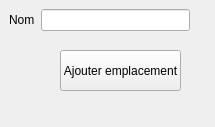
<?xml version="1.0" encoding="UTF-8"?>
<ui version="4.0">
 <class>Form</class>
 <widget class="QWidget" name="Form">
  <property name="geometry">
   <rect>
    <x>0</x>
    <y>0</y>
    <width>215</width>
    <height>127</height>
   </rect>
  </property>
  <property name="windowTitle">
   <string>EMplacement</string>
  </property>
  <widget class="QWidget" name="formLayoutWidget">
   <property name="geometry">
    <rect>
     <x>9</x>
     <y>9</y>
     <width>181</width>
     <height>41</height>
    </rect>
   </property>
   <layout class="QFormLayout" name="formLayout">
    <item row="0" column="0">
     <widget class="QLabel" name="label">
      <property name="text">
       <string>Nom</string>
      </property>
     </widget>
    </item>
    <item row="0" column="1">
     <widget class="QLineEdit" name="lineEdit_name"/>
    </item>
   </layout>
  </widget>
  <widget class="QPushButton" name="pushButton_AjouterEmplacement">
   <property name="geometry">
    <rect>
     <x>60</x>
     <y>50</y>
     <width>121</width>
     <height>41</height>
    </rect>
   </property>
   <property name="text">
    <string>Ajouter emplacement</string>
   </property>
  </widget>
 </widget>
 <resources/>
 <connections/>
</ui>
